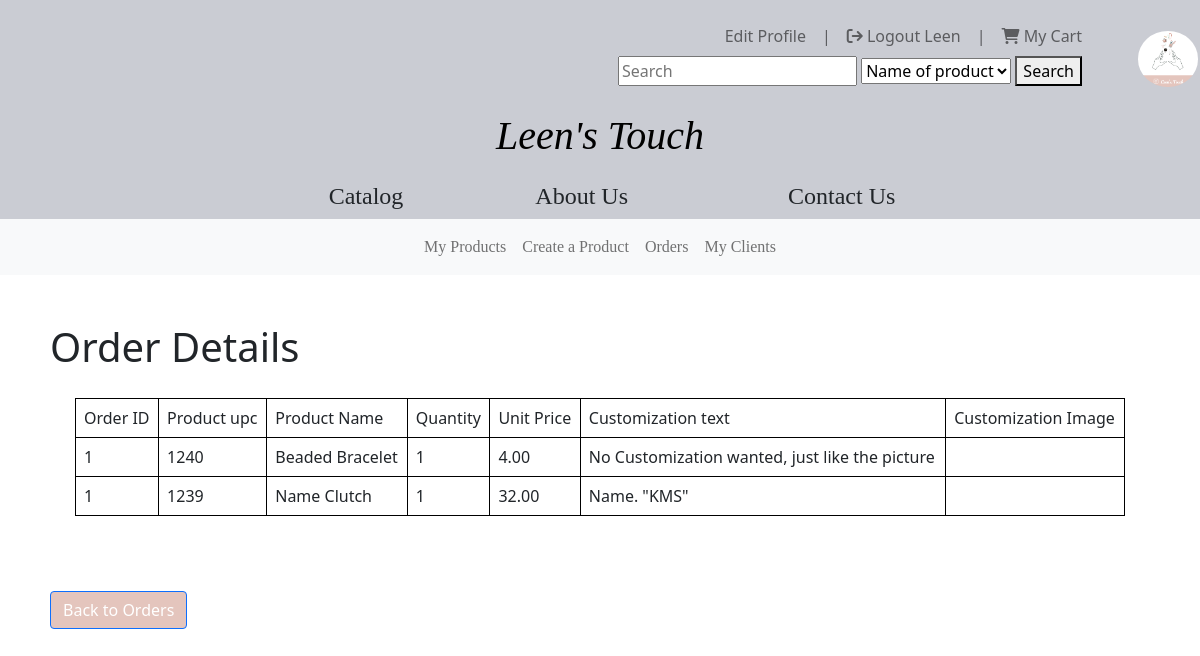
The page /Orders/getOrder/1 (signed in) on the database its author committed.
### tables this page shows
CREATE TABLE `order_details` (
  `order_details_id` int(11) NOT NULL,
  `order_id` int(7) NOT NULL,
  `upc` int(13) NOT NULL,
  `product_name` varchar(50) NOT NULL,
  `quantity` int(2) NOT NULL,
  `unit_price` double(10,2) NOT NULL,
  `custom_text` varchar(500) NOT NULL,
  `custom_image` varchar(100) DEFAULT NULL
);

### app/controllers/Orders.php (called while the page is built, shortened)
<?php
    class Orders extends Controller{
        public function __construct(){
            $this->orderModel = $this->model('orderModel');
        }
        public function getOrder($order_id){
            $order_details = $this->orderModel->getSingleOrder($order_id);
            $data = [
                "order_details" => $order_details,
                "order_id" => $order_id
            ];
            $this->view('Orders/getOrder', $data);
        }
    }
?>

### app/core/app.php (called while the page is built, shortened)
<?php
    class App{
        protected $currentMethod = 'index';
        public function __construct()
        {
            $url = $this->parseURL();
            if(file_exists('../app/controllers/'.$url[0].'.php')){
                unset($url[0]);
            }
            $this->currentController = new $this->currentController;
            if(isset($url[1])){
                if(method_exists($this->currentController, $url[1])){
                    $this->currentMethod = $url[1];
                    unset($url[1]);
                }
            }
            $this->params = $url ? array_values($url) : [];
            call_user_func_array([$this->currentController, $this->currentMethod], $this->params);
        }
        public function parseURL(){
            if(isset($_GET['url'])){
                $url = rtrim($_GET['url'], '/');
                $url = filter_var($url, FILTER_SANITIZE_URL);
                $url = explode('/',$url);
                return $url;
            }
        }
    }

### public/index.php (called while the page is built, shortened)
<?php
    $init = new App;
?>

### app/core/Model.php (called while the page is built, shortened)
<?php
class Model
{
    private $host = DB_HOST;
    private $user = DB_USER;
    private $pass = DB_PASS;
    private $dbname = DB_NAME;
    private $dbh;
    private $stmt;
    public function __construct()
    {
        $dsn = 'mysql:host=' . $this->host . ';dbname=' . $this->dbname;
        $options = array(
            PDO::ATTR_PERSISTENT => true,
            PDO::ATTR_ERRMODE => PDO::ERRMODE_EXCEPTION
        );
        try {
            $this->dbh = new PDO($dsn, $this->user, $this->pass, $options);
        } catch (PDOException $e) {
            $this->error = $e->getMessage();
            echo $this->error;
        }
    }
    public function query($sql)
    {
        $this->stmt = $this->dbh->prepare($sql);
    }
    public function bind($param, $value, $type = null)
    {
        if (is_null($type)) {
            switch (true) {
                default:
                    $type = PDO::PARAM_STR;
            }
        }
        $this->stmt->bindValue($param, $value, $type);
    }
    public function execute()
    {
        return $this->stmt->execute();
    }
    public function getResultSet(){
        $this->execute();
        return $this->stmt->fetchAll(PDO::FETCH_OBJ);
    }
}

### app/models/orderModel.php (called while the page is built, shortened)
<?php
    Class orderModel{
        public function __construct(){
            $this->db = new Model;
        }
        public function getSingleOrder($order_id){
            $this->db->query("SELECT * FROM order_details WHERE order_id =:order_id");
            $this->db->bind(':order_id', $order_id);
            return $this->db->getResultSet();
        }
    }
?>

### app/views/Orders/getOrder.php (the view)
<?php require APPROOT . '/views/includes/header.php';
?>
<nav class="navbar navbar-expand-lg navbar-light bg-light">
  <div class="collapse navbar-collapse" id="mynavbar">
    <ul style="margin: auto; text-align: center; font-family:'Constantia-Regular';" class="navbar-nav ">
      <li class="nav-item">
        <a class="nav-link" href="/LeensTouch/AdminProducts/getProducts">My Products</a>
      </li>
      <li class="nav-item">
        <a class="nav-link" href="/LeensTouch/AdminProducts/createProduct">Create a Product</a>
      </li>
      <li class="nav-item">
        <a class="nav-link" href="/LeensTouch/Orders/getOrders">Orders</a>
      </li>
      <li class="nav-item">
        <a class="nav-link" href="/LeensTouch/User/getUsers">My Clients</a>
      </li>
    </ul>
  </div>
</nav>
<br><br>
<div class="title" style="margin-left: 50px; float: left;">
  <h1>Order Details</h1>
</div>
<div class="details" style="margin: 75px;">
  <table  class="table table-bordered" style="border: 1px solid black;">
    <tr>
      <td>Order ID</td>
      <td>Product upc</td>
      <td>Product Name</td>
      <td>Quantity</td>
      <td>Unit Price</td>
      <td>Customization text</td>
      <td>Customization Image</td>
    </tr>
    <?php
      foreach($data["order_details"] as $order_details=>$d){
        echo"<tr>";
        echo"<td>$d->order_id</td>";
        echo"<td>$d->upc</td>";
        echo"<td>$d->product_name</td>";
        echo"<td>$d->quantity</td>";
        echo"<td>$d->unit_price</td>";
        echo"<td>$d->custom_text</td>";
        echo"<td>$d->custom_image</td>";
        echo"</tr>";
      }
    ?>
  </table>
</div>
  <form>
    <button id='Back' name='Back' class='btn btn-primary' style="background-color: #e4c5bd; margin-left: 50px;"> <a href='/LeensTouch/Orders/getOrders' style='text-decoration: none; color: white;'>Back to Orders </a></button>
  </form>
<?php require APPROOT . '/views/includes/footer.php'; ?>

### rows shown on the page
order_details: order "1", upc "1240", product_name "Beaded Bracelet", quantity "1", unit_price "4.00", custom_text "No Customization wanted, just like the picture"
order_details: order "1", upc "1239", product_name "Name Clutch", quantity "1", unit_price "32.00", custom_text "Name. \"KMS\""

### other values the page prints
$_SESSION['user_fname'] "Leen"
SITENAME "Leen's Touch"
